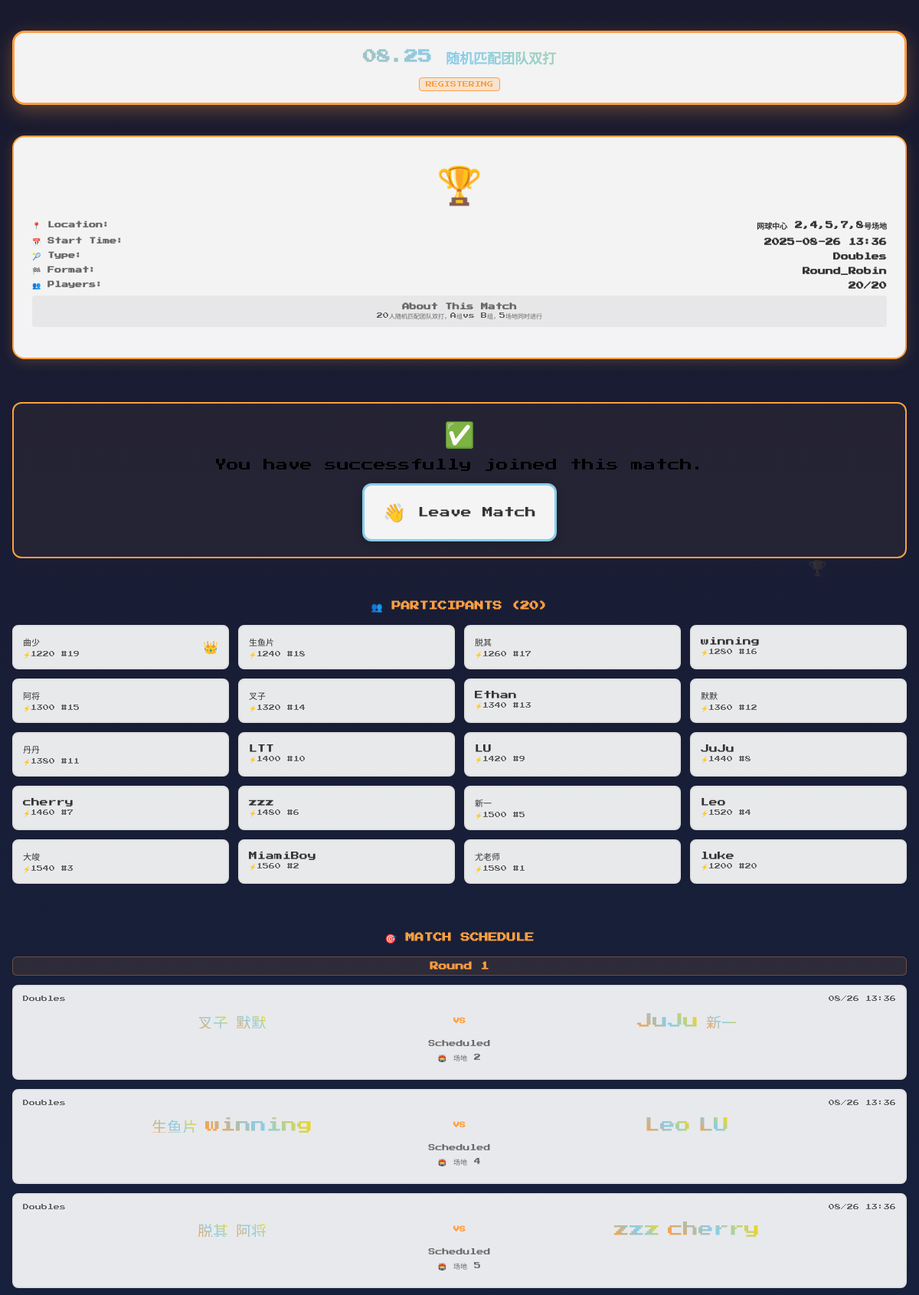
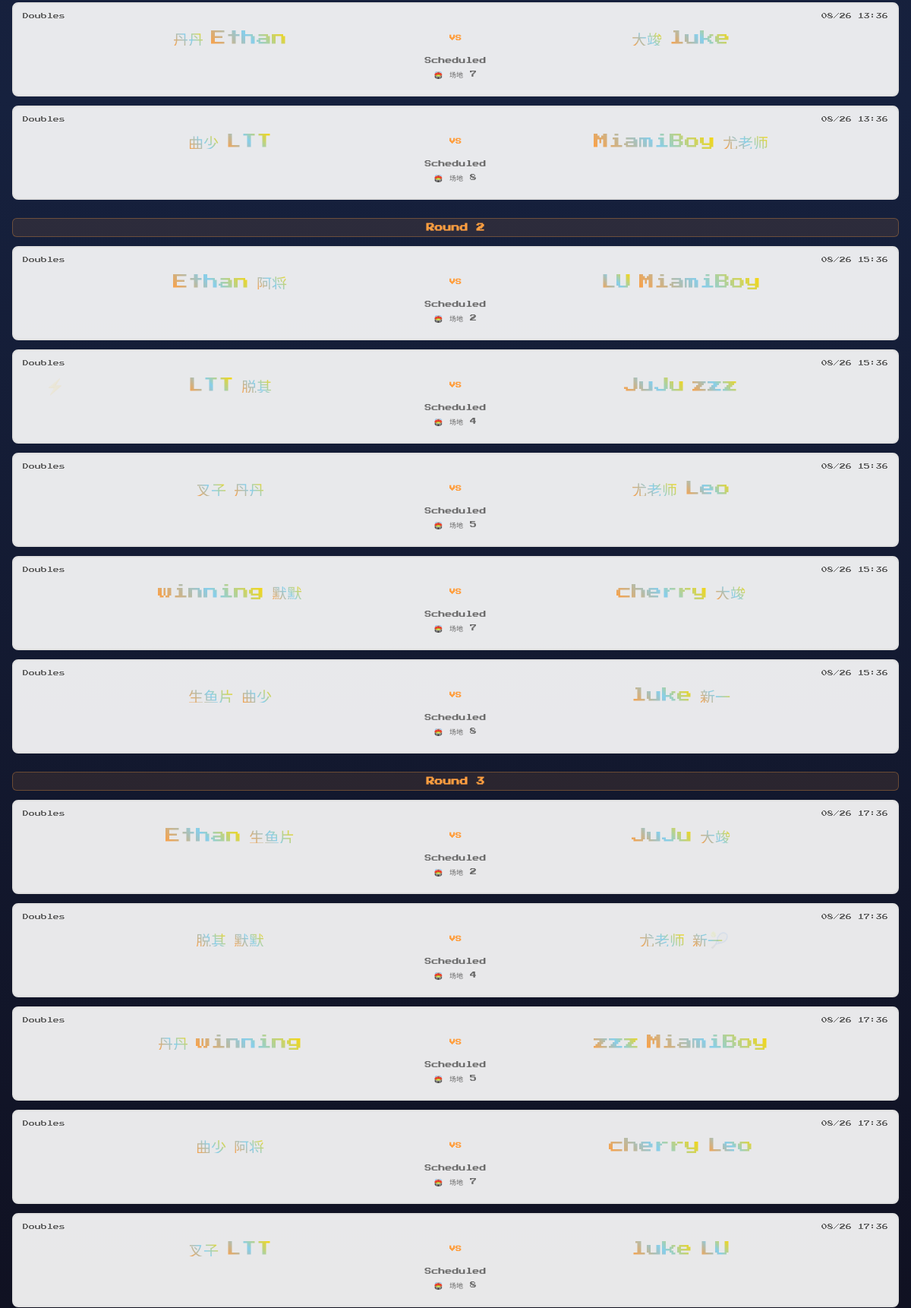
Screenshot of /matches/1 (signed in, upper part) with the database file from the repository (2 pictures, top to bottom).
### models.py (models this page shows, shortened)
class Match(db.Model):
    __tablename__ = 'matches'
    id = db.Column(db.Integer, primary_key=True)
    name = db.Column(db.String(100), nullable=False)
    description = db.Column(db.Text, nullable=True)
    start_datetime = db.Column(db.DateTime, nullable=False)        # 开始时间
    end_datetime = db.Column(db.DateTime, nullable=True)          # 结束时间
    location = db.Column(db.String(200), nullable=False)          # 地点
    match_password = db.Column(db.String(50), nullable=False)      # 加入密码
    max_participants = db.Column(db.Integer, default=32)          # 最大参与人数
    match_type = db.Column(db.String(20), default='singles')      # singles/doubles/mixed
    tournament_type = db.Column(db.String(20), default='knockout') # knockout/round_robin
    court_count = db.Column(db.Integer, default=1)                # 场地数量
    round_count = db.Column(db.Integer, default=1)                # 比赛轮数
    court_list = db.Column(db.Text, nullable=True)                # 场地列表，JSON格式存储
    status = db.Column(db.String(20), default='preparing')        # preparing/registering/ongoing/finished/cancelled
    registration_deadline = db.Column(db.DateTime, nullable=True) # 报名截止时间
    created_by = db.Column(db.Integer, db.ForeignKey('users.id'), nullable=False)
    created_at = db.Column(db.DateTime, default=datetime.utcnow)
    updated_at = db.Column(db.DateTime, default=datetime.utcnow, onupdate=datetime.utcnow)
    creator = db.relationship('User', foreign_keys=[created_by], backref='created_matches')
    participants = db.relationship('User', secondary=match_participants,
                                 backref=db.backref('joined_matches', lazy='dynamic'))
    games = db.relationship('Game', backref='match', lazy=True, cascade='all, delete-orphan')
    @property
    def participant_count(self):
        return len(self.participants)
    def is_participant(self, user):
        return user in self.participants

class User(UserMixin, db.Model):
    __tablename__ = 'users'
    id = db.Column(db.Integer, primary_key=True)
    nickname = db.Column(db.String(50), nullable=False, unique=True)
    phone = db.Column(db.String(11), nullable=False, unique=True)
    password_hash = db.Column(db.String(128), nullable=False)
    created_at = db.Column(db.DateTime, default=db.func.current_timestamp())
    skill_level = db.Column(db.String(20), default='beginner')  # beginner/intermediate/advanced/pro
    rating = db.Column(db.Integer, default=1000)               # ELO积分
    total_wins = db.Column(db.Integer, default=0)              # 总胜场
    total_losses = db.Column(db.Integer, default=0)            # 总败场
    is_admin = db.Column(db.Boolean, default=False)            # 是否管理员
    last_played = db.Column(db.DateTime, nullable=True)        # 最后比赛时间
    @property
    def current_rank(self):
        higher_rated = User.query.filter(User.rating > self.rating).count()
        return higher_rated + 1

class Game(db.Model):
    __tablename__ = 'games'
    id = db.Column(db.Integer, primary_key=True)
    match_id = db.Column(db.Integer, db.ForeignKey('matches.id'), nullable=False)
    game_type = db.Column(db.String(20), default='singles')       # singles/doubles
    round_name = db.Column(db.String(50), nullable=True)          # 轮次名称 (如 "Quarter Final")
    round_number = db.Column(db.Integer, default=1)               # 轮次序号
    player1_id = db.Column(db.Integer, db.ForeignKey('users.id'), nullable=False)
    player2_id = db.Column(db.Integer, db.ForeignKey('users.id'), nullable=True)  # 双打时player1的队友
    player3_id = db.Column(db.Integer, db.ForeignKey('users.id'), nullable=False)
    player4_id = db.Column(db.Integer, db.ForeignKey('users.id'), nullable=True)  # 双打时player3的队友
    scheduled_time = db.Column(db.DateTime, nullable=True)        # 预定时间
    actual_start_time = db.Column(db.DateTime, nullable=True)     # 实际开始时间
    actual_end_time = db.Column(db.DateTime, nullable=True)       # 实际结束时间
    court = db.Column(db.String(50), nullable=True)              # 场地
    status = db.Column(db.String(20), default='scheduled')       # scheduled/playing/finished/cancelled
    winner_team = db.Column(db.Integer, default=0)               # 获胜队伍 (1或3，分别代表player1/2队或player3/4队)
    set1_team1_score = db.Column(db.Integer, default=0)
    set1_team2_score = db.Column(db.Integer, default=0)
    set2_team1_score = db.Column(db.Integer, default=0)
    set2_team2_score = db.Column(db.Integer, default=0)
    set3_team1_score = db.Column(db.Integer, default=0)
    set3_team2_score = db.Column(db.Integer, default=0)
    notes = db.Column(db.Text, nullable=True)                    # 比赛备注
    created_at = db.Column(db.DateTime, default=datetime.utcnow)
    updated_at = db.Column(db.DateTime, default=datetime.utcnow, onupdate=datetime.utcnow)
    player1 = db.relationship('User', foreign_keys=[player1_id])
    player2 = db.relationship('User', foreign_keys=[player2_id])
    player3 = db.relationship('User', foreign_keys=[player3_id])
    player4 = db.relationship('User', foreign_keys=[player4_id])
    @property
    def is_finished(self):
        return self.status == 'finished'
    @property
    def is_doubles(self):
        return self.game_type == 'doubles'
    @property
    def team1_players(self):
        if self.is_doubles:
            return [p for p in [self.player1, self.player2] if p]
        else:
            return [self.player1] if self.player1 else []
    @property
    def team2_players(self):
        if self.is_doubles:
            return [p for p in [self.player3, self.player4] if p]
        else:
            return [self.player3] if self.player3 else []

### match_management.py (the view)
@match_mgmt_bp.route('/<int:match_id>')
@login_required
def match_detail(match_id):
    match = Match.query.get_or_404(match_id)
    is_participant = match.is_participant(current_user)
    games = Game.query.filter_by(match_id=match_id).order_by(
        Game.round_number.asc(),
        Game.scheduled_time.asc()
    ).all()
    games_by_round = {}
    for game in games:
        round_key = f"Round {game.round_number}"
        if game.round_name:
            round_key = game.round_name
        if round_key not in games_by_round:
            games_by_round[round_key] = []
        games_by_round[round_key].append(game)
    return render_template('matches/match_detail.html',
                         match=match,
                         is_participant=is_participant,
                         games_by_round=games_by_round,
                         participants=match.participants)

### auth.py (called while the page is built)
def init_auth(login_manager):
    login_manager.login_view = 'auth.login'
    login_manager.login_message = 'Please login to access this page'
    login_manager.login_message_category = 'info'
    @login_manager.user_loader
    def load_user(user_id):
        return User.query.get(int(user_id))

### templates/matches/match_detail.html (shortened to what this page needs)
<!DOCTYPE html>
<html lang="en">
<head>
    <link rel="stylesheet" href="/static/css/style.css">
    <link rel="stylesheet" href="/static/css/mobile.css">
</head>
<body class="mobile-body">
    <div class="mobile-container">
        <header class="mobile-header">
            <div class="match-detail-header">
                <h1 class="match-title">{{ match.name }}</h1>
                <span class="status-badge status-{{ match.status }}">{{ match.status.title() }}</span>
            </div>
        </header>
        <main class="mobile-main">
            <div class="mobile-feature-card match-info-card">
                <div class="feature-icon">🏆</div>
                <div class="match-basic-info">
                    <div class="info-row">
                        <span class="info-label">📍 Location:</span>
                        <span class="info-value">{{ match.location }}</span>
                    </div>
                    <div class="info-row">
                        <span class="info-label">📅 Start Time:</span>
                        <span class="info-value">{{ match.start_datetime.strftime('%Y-%m-%d %H:%M') }}</span>
                    </div>
                    <div class="info-row">
                        <span class="info-label">🎾 Type:</span>
                        <span class="info-value">{{ match.match_type.title() }}</span>
                    </div>
                    <div class="info-row">
                        <span class="info-label">🏁 Format:</span>
                        <span class="info-value">{{ match.tournament_type.title() }}</span>
                    </div>
                    <div class="info-row">
                        <span class="info-label">👥 Players:</span>
                        <span class="info-value">{{ match.participant_count }}/{{ match.max_participants }}</span>
                    </div>
                </div>
                {% if match.description %}
                <div class="match-description">
                    <h3>About This Match</h3>
                    <p>{{ match.description }}</p>
                </div>
                {% endif %}
            </div>
            {% if match.status == 'registering' %}
            <div class="join-section">
                {% if not is_participant %}
                    {% if match.can_register %}
                    <div class="join-form-card">
                        <h3 class="join-title">🎯 Join This Match</h3>
                        <form method="POST" action="{{ url_for('match_mgmt.join_match', match_id=match.id) }}" class="join-form">
                            <div class="form-group">
                                <label for="password">Enter Match Password:</label>
                                <input type="password" id="password" name="password" required
                                       placeholder="Match password..." class="form-input">
                            </div>
                            <button type="submit" class="mobile-btn mobile-btn-primary join-submit">
                                <span class="btn-icon">⚡</span>
                                <span class="btn-text">Join Match</span>
                            </button>
                        </form>
                    </div>
                    {% else %}
                    <div class="notice-card">
                        <div class="notice-icon">🔒</div>
                        <h3>Registration Closed</h3>
                        <p>This match is full or registration has ended.</p>
                    </div>
                    {% endif %}
                {% else %}
                <div class="participant-card">
                    <div class="participant-icon">✅</div>
                    <p>You have successfully joined this match.</p>
                    <form method="POST" action="{{ url_for('match_mgmt.leave_match', match_id=match.id) }}"
                          class="leave-form centered-form" onsubmit="return confirm('Are you sure you want to leave this match?')">
                        <button type="submit" class="mobile-btn mobile-btn-secondary">
                            <span class="btn-icon">👋</span>
                            <span class="btn-text">Leave Match</span>
                        </button>
                    </form>
                </div>
                {% endif %}
            </div>
            {% endif %}
            {% if participants %}
            <div class="participants-section">
                <h2 class="section-title">👥 Participants ({{ participants|length }})</h2>
                <div class="participants-grid">
                    {% for participant in participants %}
                    <div class="participant-card-small">
                        <div class="participant-info">
                            <span class="participant-name">{{ participant.nickname }}</span>
                            <div class="participant-stats">
                                <span class="rating">⚡{{ participant.rating }}</span>
                                <span class="rank">#{{ participant.current_rank }}</span>
                            </div>
                        </div>
                        {% if participant == match.creator %}
                        <div class="creator-badge">👑</div>
                        {% endif %}
                    </div>
                    {% endfor %}
                </div>
            </div>
            {% endif %}
            {% if games_by_round %}
            <div class="games-section">
                <h2 class="section-title">🎯 Match Schedule</h2>
                {% for round_name, games in games_by_round.items() %}
                <div class="round-section">
                    <h3 class="round-title">{{ round_name }}</h3>
                    {% for game in games %}
                    <div class="game-card">
                        <div class="game-header">
                            <span class="game-type">{{ game.game_type.title() }}</span>
                            {% if game.scheduled_time %}
                            <span class="game-time">{{ game.scheduled_time.strftime('%m/%d %H:%M') }}</span>
                            {% endif %}
                        </div>
                        <div class="game-players">
                            <div class="team team1">
                                {% for player in game.team1_players %}
                                <span class="player-name">{{ player.nickname }}</span>
                                {% endfor %}
                            </div>
                            <div class="vs-divider">VS</div>
                            <div class="team team2">
                                {% for player in game.team2_players %}
                                <span class="player-name">{{ player.nickname }}</span>
                                {% endfor %}
                            </div>
                        </div>
                        {% if game.is_finished %}
                        <div class="game-result">
                            <span class="score">{{ game.score_summary }}</span>
                            {% if game.winner_team == 1 %}
                            <span class="winner-badge">Team 1 Wins</span>
                            {% elif game.winner_team == 2 %}
                            <span class="winner-badge">Team 2 Wins</span>
                            {% endif %}
                        </div>
                        {% else %}
                        <div class="game-status status-{{ game.status }}">
                            {{ game.status.title() }}
                        </div>
                        {% endif %}
                        {% if game.court %}
                        <div class="game-court">🏟️ {{ game.court }}</div>
                        {% endif %}
                    </div>
                    {% endfor %}
                </div>
                {% endfor %}
            </div>
            {% endif %}
        </main>
        <div class="mobile-bg-effects">
            <div class="bg-pixel bg-pixel-1">🏆</div>
            <div class="bg-pixel bg-pixel-2">⚡</div>
            <div class="bg-pixel bg-pixel-3">🎾</div>
        </div>
    </div>
</body>
</html>

### static/css/style.css (style rules this page uses)
* { margin: 0; padding: 0; box-sizing: border-box; image-rendering: -moz-crisp-edges; image-rendering: -webkit-crisp-edges; image-rendering: pixelated; image-rendering: crisp-edges; }
body { font-family: 'Press Start 2P', 'Courier New', monospace; background: linear-gradient(135deg, #1a1a2e 0%, #0f0f1e 35%, #16213e 70%, #0a0a0a 100%); min-height: 100vh; display: flex; align-items: center; justify-content: center; overflow: hidden; position: relative; }
.info-label { color: #666; font-weight: bold; }
.info-value { color: #ff9f40; font-weight: bold; }
.rank { width: 30px; }
.player-name { flex: 1; margin: 0 10px; }
.section-title { font-family: 'Press Start 2P', 'Courier New', monospace; font-size: 12px; color: #f44336; text-align: center; margin-bottom: 20px; text-transform: uppercase; }

### rows the page displays
Match: name "08.25 随机匹配团队双打", status "REGISTERING", location "网球中心 2,4,5,7,8号场地", start_datetime "2025-08-26 13:36", match_type "Doubles", tournament_type "Round_Robin", max_participants "20", description "20人随机匹配团队双打，A组vs B组，5场地同时进行"
User: nickname "曲少", rating "1220", current_rank "19"
User: nickname "生鱼片", rating "1240", current_rank "18"
User: nickname "脱其", rating "1260", current_rank "17"
User: nickname "winning", rating "1280", current_rank "16"
User: nickname "阿将", rating "1300", current_rank "15"
User: nickname "叉子", rating "1320", current_rank "14"
User: nickname "Ethan", rating "1340", current_rank "13"
User: nickname "默默", rating "1360", current_rank "12"
User: nickname "丹丹", rating "1380", current_rank "11"
User: nickname "LTT", rating "1400", current_rank "10"
User: nickname "LU", rating "1420", current_rank "9"
User: nickname "JuJu", rating "1440", current_rank "8"
User: nickname "cherry", rating "1460", current_rank "7"
User: nickname "zzz", rating "1480", current_rank "6"
User: nickname "新一", rating "1500", current_rank "5"
User: nickname "Leo", rating "1520", current_rank "4"
User: nickname "大竣", rating "1540", current_rank "3"
User: nickname "MiamiBoy", rating "1560", current_rank "2"
User: nickname "尤老师", rating "1580", current_rank "1"
User: nickname "luke", rating "1200", current_rank "20"
Game: round_name "Round 1", game_type "Doubles", scheduled_time "08/26 13:36", status "Scheduled", court "场地 2"
Game: game_type "Doubles", scheduled_time "08/26 13:36", status "Scheduled", court "场地 4"
Game: game_type "Doubles", scheduled_time "08/26 13:36", status "Scheduled", court "场地 5"
Game: game_type "Doubles", scheduled_time "08/26 13:36", status "Scheduled", court "场地 7"
Game: game_type "Doubles", scheduled_time "08/26 13:36", status "Scheduled", court "场地 8"
Game: round_name "Round 2", game_type "Doubles", scheduled_time "08/26 15:36", status "Scheduled", court "场地 2"
Game: game_type "Doubles", scheduled_time "08/26 15:36", status "Scheduled", court "场地 4"
Game: game_type "Doubles", scheduled_time "08/26 15:36", status "Scheduled", court "场地 5"
Game: game_type "Doubles", scheduled_time "08/26 15:36", status "Scheduled", court "场地 7"
Game: game_type "Doubles", scheduled_time "08/26 15:36", status "Scheduled", court "场地 8"
Game: round_name "Round 3", game_type "Doubles", scheduled_time "08/26 17:36", status "Scheduled", court "场地 2"
Game: game_type "Doubles", scheduled_time "08/26 17:36", status "Scheduled", court "场地 4"
Game: game_type "Doubles", scheduled_time "08/26 17:36", status "Scheduled", court "场地 5"
Game: game_type "Doubles", scheduled_time "08/26 17:36", status "Scheduled", court "场地 7"
Game: game_type "Doubles", scheduled_time "08/26 17:36", status "Scheduled", court "场地 8"

### other values shown
{{ match.participant_count }} "20"
{{ participants|length }} "20"
